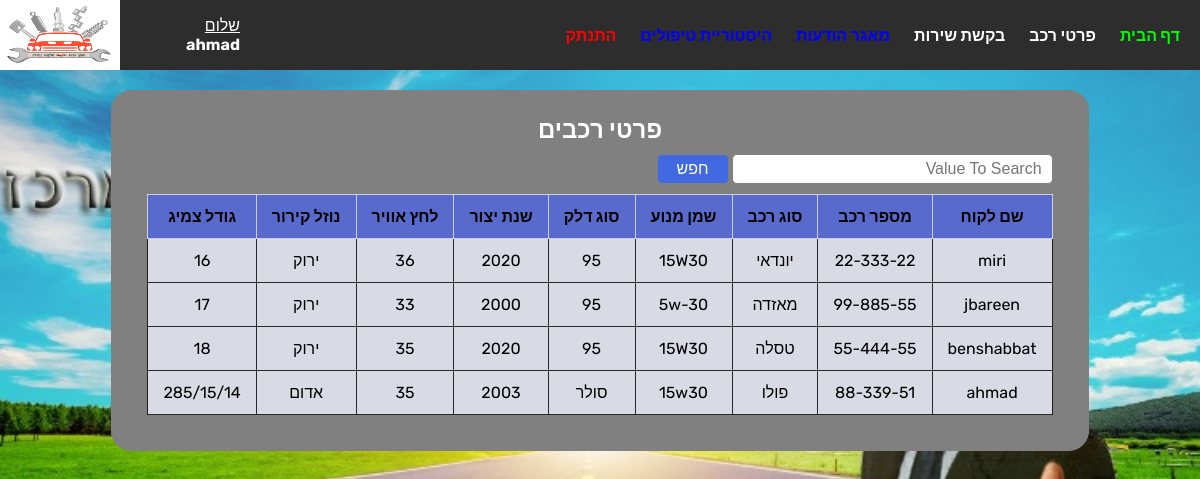
The page /cars_DB.php (signed in) on the database its author committed.
### tables this page shows
CREATE TABLE `cars` (
  `id` int(255) NOT NULL,
  `username` varchar(255) DEFAULT NULL,
  `idcar` varchar(255) NOT NULL,
  `year` int(11) DEFAULT NULL,
  `typecar` text DEFAULT NULL,
  `engineoil` text DEFAULT NULL,
  `typefuel` text DEFAULT NULL,
  `coolant` text DEFAULT NULL,
  `airpressure` text DEFAULT NULL,
  `tiresize` text DEFAULT NULL
);

### cars_DB.php (the view, shortened to what this page needs)
<!DOCTYPE html>
<html lang="en">
<?php
 include('function.php');
 $con = ConnectToDB();
 if (isset($_POST['search']))
 {
 $valueToSearch = $_POST['valueToSearch'];
 $query=" SELECT * FROM `cars` WHERE CONCAT (`username`,`idcar`, `typecar`, `engineoil`, `typefuel`, `year`, `airpressure`, `coolant`, `tiresize`) LIKE '%".$valueToSearch."%' ORDER BY `id` DESC";
 $search_result=filterTable($query);
 }
else{
     $query=" SELECT * FROM `cars` ORDER BY `cars`.`id` DESC LIMIT 10";
 }
 $result=mysqli_query($con, $query);
 ?>
<head>
    <link rel="stylesheet" href="style.css">
    <link rel="stylesheet" type="text/css"
        href="https://cdnjs.cloudflare.com/ajax/libs/font-awesome/5.15.1/css/all.min.css">
</head>
<body>
    <header><?php nav(); ?></header>
    <form method="post" action="cars_DB.php">
        <h2>פרטי רכבים </h2>
        <div class="search-fltier">
            <div class="input-search">
                <input type="text" name="valueToSearch" placeholder="Value To Search">
                <button type="submit" name="search" class="btn" value="Filter">חפש</button>
            </div>
        </div>
        <table class="table">
            <tr>
                <th>שם לקוח</th>
                <th>מספר רכב</th>
                <th>סוג רכב</th>
                <th>שמן מנוע</th>
                <th>סוג דלק</th>
                <th>שנת יצור</th>
                <th>לחץ אוויר</th>
                <th>נוזל קירור</th>
                <th>גודל צמיג</th>
            </tr>
            <?php while($rows=mysqli_fetch_array($result)):?>
            <tr>
                <td><?php echo $rows['username']; ?></td>
                <td><?php echo $rows['idcar']; ?></td>
                <td><?php echo $rows['typecar']; ?></td>
                <td><?php echo $rows['engineoil']; ?></td>
                <td><?php echo $rows['typefuel']; ?></td>
                <td><?php echo $rows['year']; ?></td>
                <td><?php echo $rows['airpressure'];?></td>
                <td><?php echo $rows['coolant']; ?></td>
                <td><?php echo $rows['tiresize']; ?></td>
            </tr>
            <?php endwhile;?>
        </table>
    </form>
</body>
</html>

### style.css (style rules this page uses)
* { margin: 0; padding: 0; box-sizing: border-box; --borderRadius: 10px; --borderRadiusS: 10px; --heightHeader: 70px; --backgroundColor_header:#2e2d2d; --backgroundColor_form:#808080; --fontColer_Aa:#ffffff; --border:1px solid gray; }
body { background-color: var(--backgroundColor_body); direction: rtl; font-family: 'Rubik', sans-serif; max-width: 1440px; background-image: url('images/background.jpeg'); height:max-content; background-position: center; background-repeat: no-repeat; background-size: cover; position: relative; background-attachment: fixed; }
form { background-color: var(--backgroundColor_form); width: fit-content; margin: auto; padding: 25px; border: var(--border); border-radius: 20px; margin-top: 90px; }
header { overflow: hidden; position: fixed; top: 0; height: var(--heightHeader);width: 100%; background-color: var(--backgroundColor_header); }
h2 { color: var(--fontColer_Aa); text-align: center; }
.table { border-collapse: collapse; width: -webkit-fill-available; margin: 10px 10px; }
.table td { background-color:rgb(217, 219, 228); padding: 12px 15px; border: 1px solid rgba(15, 15, 15, 0.867); text-align: center; }
.table th { background-color:rgb(88, 106, 204); padding: 12px 15px; border: 1px solid #dddd; text-align: center; }
.btn { display: inline-block; background: RoyalBlue; color: white; padding: 8px 15px; border-radius: 20px; outline: none; border: none; }
.input-search { margin: 10px 0px 10px 0px; }
.search-fltier { width: 400px; margin: 10px 10px; }
.input-search input { height: 30px; width: 80.02%; padding: 5px 10px; font-size: 16px; border-radius: 5px; border: var(--border); }
.input-search button { height: 30px; width: 18%; padding: 5px 10px; font-size: 16px; border-radius: 5px; border: var(--border); }

### rows shown on the page
cars: username "miri", idcar "22-333-22", typecar "יונדאי", engineoil "15W30", typefuel "95", year "2020", airpressure "36", coolant "ירוק", tiresize "16"
cars: username "jbareen", idcar "99-885-55", typecar "מאזדה", engineoil "5w-30", typefuel "95", year "2000", airpressure "33", coolant "ירוק", tiresize "17"
cars: username "benshabbat", idcar "55-444-55", typecar "טסלה", engineoil "15W30", typefuel "95", year "2020", airpressure "35", coolant "ירוק", tiresize "18"
cars: username "ahmad", idcar "88-339-51", typecar "פולו", engineoil "15w30", typefuel "סולר", year "2003", airpressure "35", coolant "אדום", tiresize "285/15/14"

### other values the page prints
$_SESSION['username'] "ahmad"
